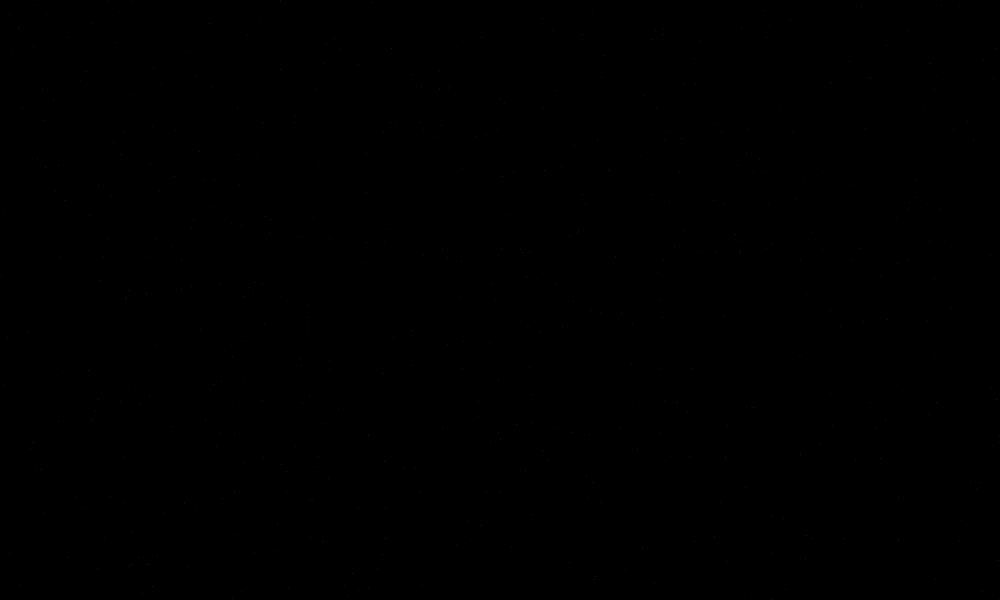
Frame 1 (no input)
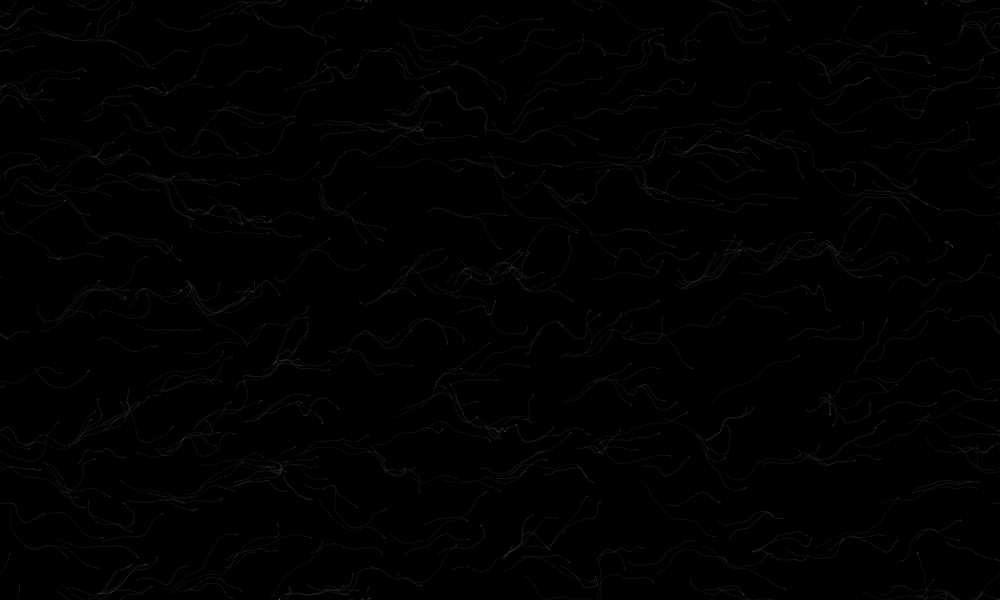
Frame 60 (no input)
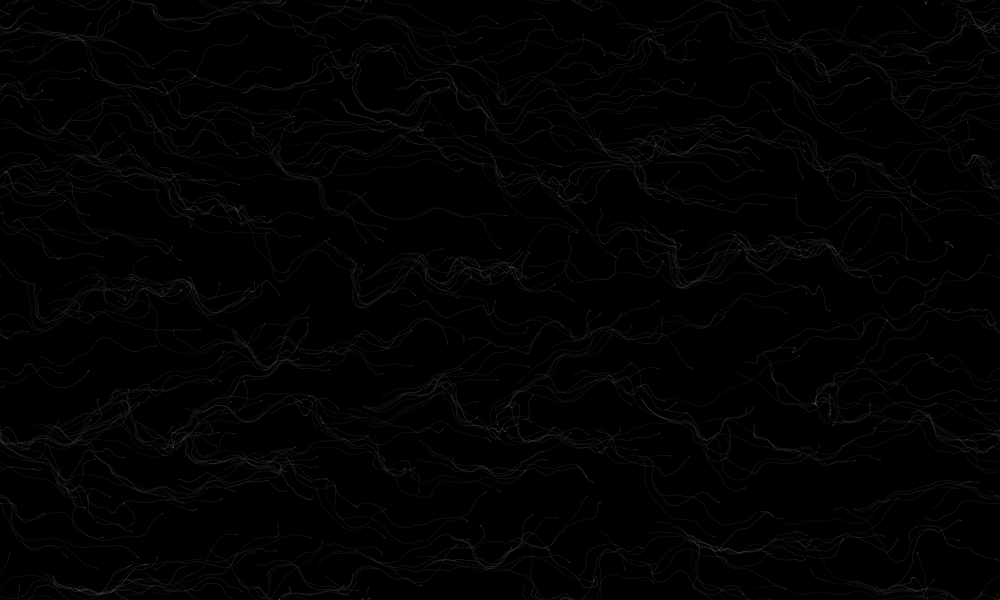
Frame 120 (the mouse pressed at the canvas centre since frame 60)

The p5.js sketch that drew these frames (run headless with seeded random() and noise() and a simulated clock; from frame 60 on, the mouse is pressed at the canvas centre):

// p5.js sketch
// ── sketch.js
let RESOLUTION = 10;
let angles = [];
let rows, cols;

let vehicles = [];

function setup() {
  createCanvas(1000, 600);
  background(0);
  rows = ceil(width / RESOLUTION);
  cols = ceil(height / RESOLUTION);

  for (let i = 0; i < 500; i++) {
    vehicles.push(new Vehicle(random(width), random(height)));
  }
}

function draw() {
  //background(255);

  // flow field
  for (let c = 0; c < cols; c++) {
    for (let r = 0; r < rows; r++) {

      let index = r + c * rows; // *** x + y * width

      let x = r * RESOLUTION;
      let y = c * RESOLUTION;

      let xfreq = (x + frameCount*0.1) * 0.05;
      let yfreq = (y + frameCount*0.1) * 0.05;
      let amp = TWO_PI; // range of angle
      let val = noise(xfreq, yfreq) * amp + frameCount*0.005;

      angles[index] = val;

      push();
      translate(x, y);

      // noFill();
      // stroke(200);
      // rect(0, 0, RESOLUTION, RESOLUTION);
      // text(index, 5, 15);

      // rotate(val);
      // stroke(200);
      // line(0, 0, RESOLUTION / 2, 0);

      pop();
    }
  }

  // vehicles
  for (let i = 0; i < vehicles.length; i++) {
    let v = vehicles[i];

    let r = floor(v.pos.x / RESOLUTION);
    let c = floor(v.pos.y / RESOLUTION);
    let index = r + c * rows;

    v.flow(angles[index]);
    v.update();
    v.checkEdges();
    v.display();
  }
}
// ── Vehicle.js
"use strict";

class Vehicle {
  constructor(x,y) {
    this.pos = createVector(x,y);
    this.vel = createVector();
    this.acc = createVector();
    this.angle = 0;
    this.maxDesired = random(1,2);
    this.maxSteer = random(0.1,0.2);
  }
  update() {
    this.vel.add(this.acc);
    this.pos.add(this.vel);
    this.acc.mult(0);
    this.angle = this.vel.heading();
  }
  flow(angle) {
    let desired = p5.Vector.fromAngle(angle); 
    desired.setMag(this.maxDesired);
    let steer = p5.Vector.sub(desired, this.vel);
    steer.limit(this.maxSteer);
    this.applyForce(steer);
  }
  applyForce(force) {
    this.acc.add(force);
  }
  checkEdges() {
    if (this.pos.x < 0) {
      this.pos.x = width;
    } else if (this.pos.x > width) {
      this.pos.x = 0;
    }
    if (this.pos.y < 0) {
      this.pos.y = height;
    } else if (this.pos.y > height) {
      this.pos.y = 0;
    }
  }
  display(){
    push();
    translate(this.pos.x, this.pos.y);
    rotate(this.angle);
    
    //noStroke();
    //fill(0);
    //triangle(0,0,-20,8,-20,-8);
    
    stroke(255,30);
    strokeWeight(1);
    point(0,0)
    pop();
  }
}
